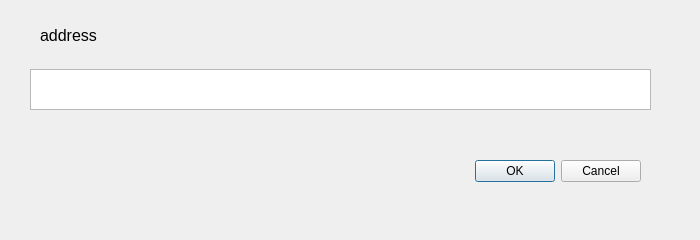
<?xml version="1.0" encoding="UTF-8"?>
<ui version="4.0">
 <class>getAddressForSave</class>
 <widget class="QDialog" name="getAddressForSave">
  <property name="geometry">
   <rect>
    <x>0</x>
    <y>0</y>
    <width>700</width>
    <height>240</height>
   </rect>
  </property>
  <property name="windowTitle">
   <string>Dialog</string>
  </property>
  <widget class="QDialogButtonBox" name="buttonBox">
   <property name="geometry">
    <rect>
     <x>300</x>
     <y>141</y>
     <width>341</width>
     <height>61</height>
    </rect>
   </property>
   <property name="orientation">
    <enum>Qt::Horizontal</enum>
   </property>
   <property name="standardButtons">
    <set>QDialogButtonBox::Cancel|QDialogButtonBox::Ok</set>
   </property>
  </widget>
  <widget class="QLabel" name="label">
   <property name="geometry">
    <rect>
     <x>40</x>
     <y>10</y>
     <width>141</width>
     <height>51</height>
    </rect>
   </property>
   <property name="font">
    <font>
     <pointsize>12</pointsize>
    </font>
   </property>
   <property name="text">
    <string>address</string>
   </property>
  </widget>
  <widget class="QTextEdit" name="textEdit">
   <property name="geometry">
    <rect>
     <x>30</x>
     <y>69</y>
     <width>621</width>
     <height>41</height>
    </rect>
   </property>
  </widget>
 </widget>
 <resources/>
 <connections>
  <connection>
   <sender>buttonBox</sender>
   <signal>accepted()</signal>
   <receiver>getAddressForSave</receiver>
   <slot>accept()</slot>
   <hints>
    <hint type="sourcelabel">
     <x>248</x>
     <y>254</y>
    </hint>
    <hint type="destinationlabel">
     <x>157</x>
     <y>274</y>
    </hint>
   </hints>
  </connection>
  <connection>
   <sender>buttonBox</sender>
   <signal>rejected()</signal>
   <receiver>getAddressForSave</receiver>
   <slot>reject()</slot>
   <hints>
    <hint type="sourcelabel">
     <x>316</x>
     <y>260</y>
    </hint>
    <hint type="destinationlabel">
     <x>286</x>
     <y>274</y>
    </hint>
   </hints>
  </connection>
 </connections>
</ui>
